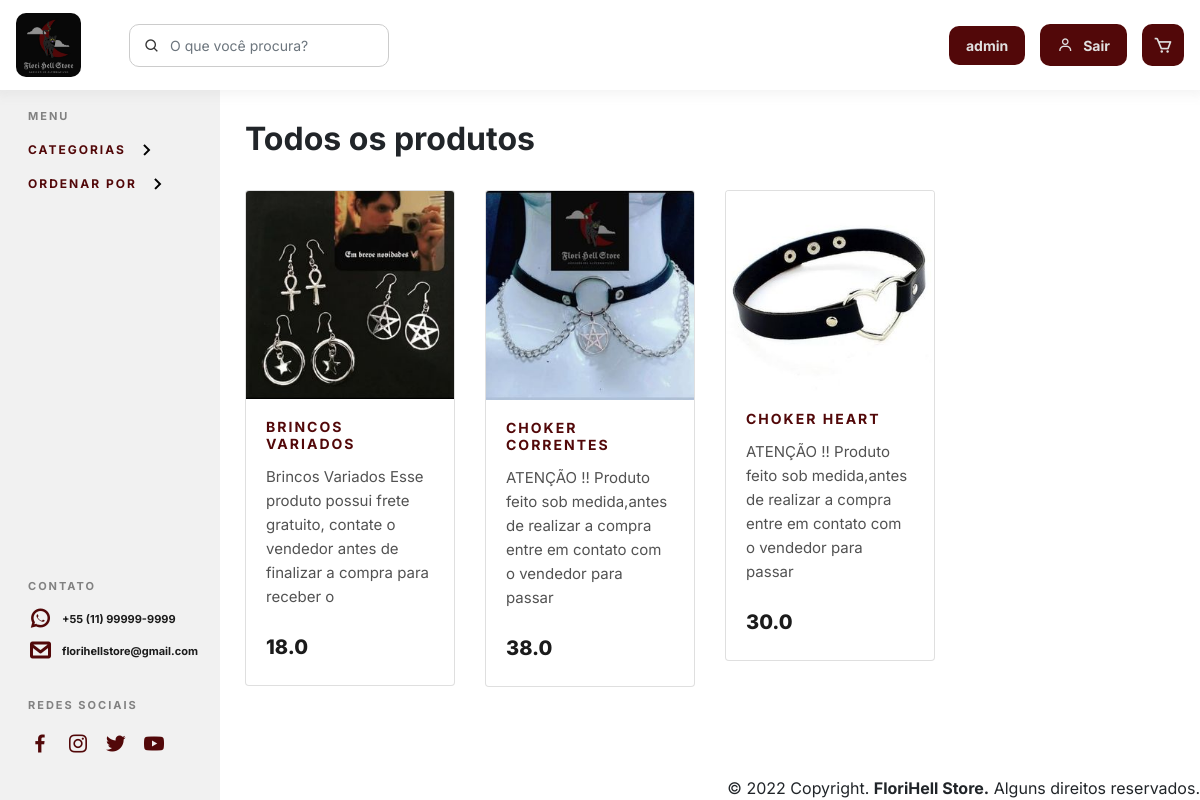
The app's page / (signed in) with its own data.
### florihell/models.py (models this page shows, shortened)
class Produto(models.Model):
    foto_produto = models.ImageField(null=True, blank=True,upload_to='images/')
    nome_produto = models.CharField(max_length=100)
    descricao = models.CharField(max_length=300)
    valor = models.FloatField()
    qtd = models.IntegerField()

### florihell/views.py (the view)
# urls.py: path('',views.index,name='index'),
def index(request):
    produto_all = Produto.objects.all()
    context={
        'produto_all':produto_all
    }
    return render(request,'index.html',context)

### templates/index.html (shortened to what this page needs)
{% extends 'base.html' %}
{% block main %}
<aside class="sidebar">
  <div class="options">
    <h5>Menu</h5>
    <div class="option">
      <button type="button" class="collapsible">Categorias</button>
    </div>
    <div class="option">
      <button type="button" class="collapsible">Ordenar por</button>
    </div>
  </div>
  <div class="contacts">
    <div class="contact">
      <h5>Contato</h5>
      <div class="contact-info">
        <a href="#">
          <i class="bx bxl-whatsapp"></i>
          <p>+55 (11) 99999-9999</p>
        </a>
        <a href="#">
          <i class="bx bx-envelope"></i>
          <p>florihellstore@gmail.com</p>
        </a>
      </div>
    </div>
    <div class="social-media">
      <h5>Redes Sociais</h5>
      <div class="social-media_icons">
        <a href="#">
          <i class="bx bxl-facebook"></i>
        </a>
        <a href="#">
          <i class="bx bxl-instagram"></i>
        </a>
        <a href="#">
          <i class="bx bxl-twitter"></i>
        </a>
        <a href="#">
          <i class="bx bxl-youtube"></i>
        </a>
      </div>
    </div>
  </div>
</aside>
<main class="main">
  <section class="products">
    <div class="container">
      <div class="products-title">
        <h1>Todos os produtos</h1>
      </div>
      <div class="content-products">
        <div class="row product-cards">
          {% for produto in produto_all %}
          <div class="col-3">
            <div class="card">
              <img
                src="{{produto.foto_produto}}"
                class="card-img-top"
                alt="..."
              />
              <div class="card-body product-item">
                <h5 class="card-title">{{produto.nome_produto}}</h5>
                <p class="card-text product-text">
                  {{ produto.descricao }}
                </p>
                <div class="product-price">
                  <div>
                    <h3>{{produto.valor}}</h3>
                  </div>
                  <div>
                  </div>
                </div>
              </div>
            </div>
          </div>
          {% endfor %}
      </div>
    </div>
    </div>
  </section>
  </main>
{% endblock %}

### templates/base.html (shortened to what this page needs)
{% load static %}
<!DOCTYPE html>
<html lang="en">
<head>
    <link
    href="https://unpkg.com/boxicons@2.1.2/css/boxicons.min.css"
    rel="stylesheet"
    />
    <link rel="stylesheet" href="{% static 'css/index.css' %}" />
</head>
<body>
    <header class="navigation">
        <div class="container-fluid navbar navbar-expand-lg">
          <div class="p1">
            <div class="navbar-brand">
              <a href="{% url 'index' %}">
                <img src="{% static 'assets/logo.jpg' %}" alt="logo" />
              </a>
            </div>
            <div class="input">
              <i class="bx bx-search icon"></i>
              <input
                type="text"
                class="form-control search-input"
                placeholder="O que você procura?"
              />
            </div>
          </div>
          <div class="navbar-toolbar">
            {% if user.is_authenticated %}
            <div class="user-itens">
              <a href="" class="btn btn-user">
                {{user.username}}
              </a>
            </div>
            <div class="user-itens">
              <a href="{% url 'logout_' %}" class="btn btn-user">
                <div class="user-icon">
                  <i class="bx bx-user"></i>
                </div>
                Sair
              </a>
            </div>
            {% endif %}
            <div class="cart">
              <a href="{% url 'cart_pag' %}">
                <i class="bx bx-cart"></i>
              </a>
            </div>
          </div>
        </div>
      </header>
      {% block main %}
      {% endblock %}
      <footer class="fixed-bottom">
        <div class="footer-content text-right">
          © 2022 Copyright. <strong>FloriHell Store.</strong> Alguns direitos
          reservados.
        </div>
      </footer>
</body>
</html>

### static/css/global.css (style rules this page uses)
* { margin: 0; padding: 0; box-sizing: border-box; font-size: 100%; scroll-behavior: auto; scroll-behavior: smooth; }
body, h1, h2, h3, h4, h5, h6, p, ul, li, span, a, img, blockquote, cite, table { margin: 0; padding: 0; list-style: none; font-weight: normal; text-decoration: none; }
body { background-color: var(--color-light); font-family: var(--font-family); font-size: 16px; }
:root { --font-family: "Inter", sans-serif; }
img { display: block; max-width: 100%; }
.main { margin-left: 220px; font-size: 28px; padding: 0px 10px; }

### static/css/navigation.css (style rules this page uses)
.navigation { position: fixed; z-index: 1000; gap: 15px; width: 100%; background-color: #ffffff; box-shadow: 0px 0px 11px 5px rgba(148, 148, 148, 0.1); }
.navbar { z-index: 1; display: flex; align-items: center; justify-content: space-between; }
.p1 { display: flex; align-items: center; gap: 32px; }
.navbar .navbar-brand { width: 65px; }
.navbar .navbar-brand img { border-radius: 10px; }
.input { padding: 15px 0; }
.input i { position: absolute; }
.icon { display: flex; align-items: center; padding: 14px; padding-left: 15px; color: #333333; min-width: 55px; text-align: center; }
.search-input { height: auto !important; padding: 10px 8px 10px 2.5rem !important; border: 1px solid #cccccc; border-radius: 10px !important; font-size: 14px; color: #333333; background-color: transparent; transition: all 0.3s ease-in-out; }
.navbar-toolbar { display: flex; align-items: center; justify-content: space-between; gap: 15px; }
.navbar-toolbar .user-itens { width: 100%; display: flex; align-items: center; justify-content: space-between; gap: 10px; }
.user-itens .user-icon { text-decoration: none; }
.user-itens .user-icon i { font-size: 16px; color: #e0e0e0; padding-top: 4px; }
.btn-user { display: flex; align-items: center; justify-content: space-between; gap: 10px; padding: 8px 16px; border-radius: 10px; font-size: 14px; font-weight: bold; color: #e0e0e0; background-color: #520809; transition: all 0.3s; }
.navbar-toolbar .cart a { display: flex; align-items: center; padding: 11px; border-radius: 10px; text-decoration: none; background-color: #520809; }
.navbar-toolbar .cart a i { font-size: 20px; color: #e0e0e0; }

### static/css/sidebar.css (style rules this page uses)
.sidebar { display: flex; flex-direction: column; justify-content: space-between; height: 100%; width: 220px; position: fixed; top: 0; left: 0; background-color: #f1f1f1; overflow-x: hidden; padding: 110px 8px 8px 8px; transition: all 0.3s ease-in-out; z-index: 1; }
.options h5 { margin-left: 20px; margin-bottom: 10px; text-transform: uppercase; font-size: 11px; letter-spacing: 2px; font-weight: 700; color: #818181; }
.option { margin-left: 10px; font-size: 15px; }
.collapsible { display: flex; align-items: center; font-size: 12px; background: transparent; color: #520809; border: none; text-align: left; transition: 0.2s ease-out; margin-left: 10px; font-weight: 700; letter-spacing: 2px; text-transform: uppercase; }
.collapsible::after { content: url("/src/assets/chevron-right.png"); float: left; margin-top: 5px; margin-left: 8px; transition: all 0.2s; }
.contacts { margin-left: 10px; }
.sidebar .contact h5 { padding: 20px 0 10px 10px; text-transform: uppercase; font-size: 11px; letter-spacing: 2px; font-weight: 700; color: #818181; }
.contact .contact-info { margin-left: 10px; font-size: 15px; }
.contact .contact-info a { display: flex; align-items: center; text-decoration: none; padding: 4px 0; }
.contact .contact-info a i { font-size: 24px; color: #520809; font-weight: 600; display: block; transition: all 0.3s ease-in-out; }
.contact .contact-info a p { padding-left: 10px; font-size: 11px; color: #1b1b1b; font-weight: 700; }
.social-media h5 { margin-left: 10px; margin-bottom: 10px; text-transform: uppercase; font-size: 11px; letter-spacing: 2px; font-weight: 700; color: #818181; }
.sidebar .social-media { display: flex; flex-direction: column; justify-content: space-between; padding: 32px 0; gap: 10px; }
.social-media .social-media_icons { display: flex; align-items: center; gap: 14px; margin-left: 10px; }
.social-media .social-media_icons a i { font-size: 24px; text-decoration: none; color: #520809; }

### records on screen
Produto: foto_produto (picture), nome_produto "BRINCOS VARIADOS", descricao "Brincos Variados Esse produto possui frete gratuito, contate o vendedor antes de finalizar a compra para receber o", valor "18.0"
Produto: foto_produto (picture), nome_produto "CHOKER CORRENTES", descricao "ATENÇÃO !! Produto feito sob medida,antes de realizar a compra entre em contato com o vendedor para passar", valor "38.0"
Produto: foto_produto (picture), nome_produto "CHOKER HEART", descricao "ATENÇÃO !! Produto feito sob medida,antes de realizar a compra entre em contato com o vendedor para passar", valor "30.0"

### other values on screen
{{ user.username }} "admin"
